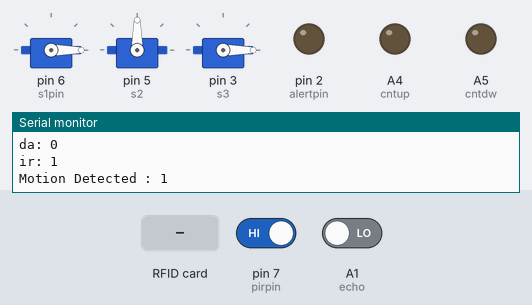
Recording of a sketch running on a simulated Arduino Uno, built with avr-gcc and run on an emulated ATmega328P. Parts: 3 × servo, output pins drawn as LEDs (lit = HIGH), the last lines printed to the serial monitor. Wiring (inferred from the names in the program): IR receiver: data pin 4. The inputs (shaded band) are chosen by the test bench; at power-on: pin 7 (pirpin) HIGH, A1 (echo) LOW. Pins used as bus, display or sensor lines are not drawn.

Above: at 1.2 s.
1.3 s: RFID card 5A A8 D6 0B held to the reader
At 3.3 s:
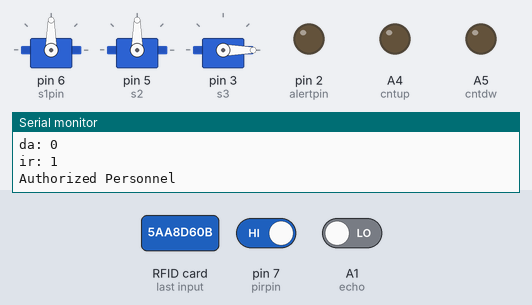
5.5 s: pin 7 (pirpin) driven LOW
At 7.3 s:
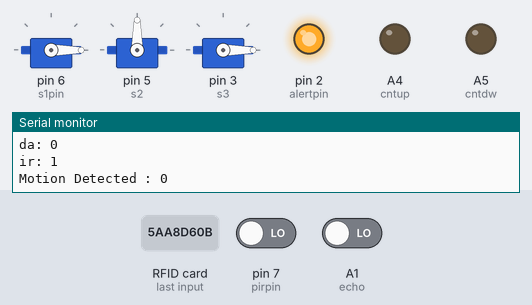
7.6 s: RFID card 5A A8 D6 0B held to the reader
At 8.8 s:
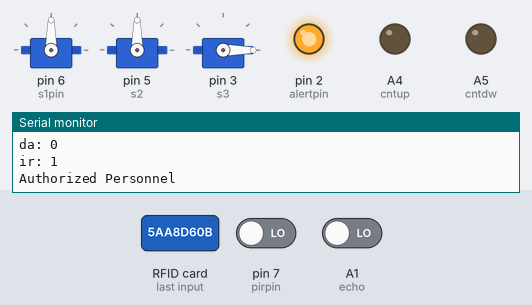
11.8 s: pin 7 (pirpin) driven HIGH
At 13.1 s:
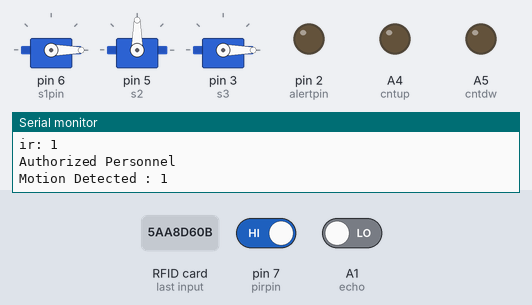
Timing chart, 0 to 14.8 s (numbered marks = the images above; inputs shaded):
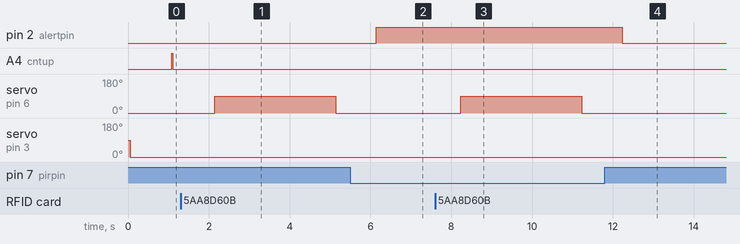

The sketch:

DB.ino
```cpp
#include <SPI.h>
#include <MFRC522.h>
#include <Servo.h>
#include <LiquidCrystal_I2C.h>

//PIR
int pirpin = 7;
int alertpin = 2;

//counting
#define IR 4 //ir pin
#define trig A2 // trigger pin
#define echo A1 // echo pin
#define cntup A4
#define cntdw A5//COUNTING
long dis_a = 0;
int flag1 = 0, flag2 = 0;
int person = 0;//counting person initialization

//temperature
int temppin = A3;

//RFID
int SS_PIN=10;
int RST_PIN=9;
MFRC522 mfrc522(SS_PIN, RST_PIN);   // Create MFRC522 instance.

//Servo
Servo s1;
Servo s2;
Servo s3;
int s1pin= 6;

void setup()
{
  Serial.begin(9600);   // Initiate a serial communication
  SPI.begin();      // Initiate  SPI bus

  //PIR
  pinMode(pirpin, INPUT);
  pinMode(alertpin, OUTPUT);
  digitalWrite(alertpin,LOW);


  //counting
  pinMode(IR, INPUT);
  pinMode(trig, OUTPUT);
  pinMode(echo, INPUT);


  pinMode(cntup,OUTPUT);
   pinMode(cntdw,OUTPUT);

  //temperature
  pinMode(temppin, INPUT);

//  //LCD
//  lcd.begin();
//  lcd.backlight();
//  lcd.print("NULL");
//  lcd.setCursor(0, 1);

  //RFID
  mfrc522.PCD_Init();   // Initiate MFRC522

  //Servo
  s1.attach(s1pin); //servo pin
  s1.write(0);
  s2.attach(5);
  s3.attach(3);
}
void loop()
{

  digitalWrite(cntup,LOW);
  digitalWrite(cntdw,LOW);

  //PIR
  int motion=digitalRead(pirpin);
  Serial.print("Motion Detected : ");
  Serial.println(motion);
  if(motion==0){          //Wait
  digitalWrite(alertpin,HIGH);
  }else{
  digitalWrite(alertpin,LOW);
}

  //Auto Door
  s2.write(90);
  s3.write(0);

//  //temperature
//  float tempvalue = analogRead(temppin);
//  tempvalue = (tempvalue/1024)*500;
//  Serial.print("Temperature : ");
//  Serial.println(tempvalue);


  //counting
  long time;
  digitalWrite(trig, LOW);
  delayMicroseconds(2);
  digitalWrite(trig, HIGH);
  delayMicroseconds(2);
  time = pulseIn(echo, HIGH);
  dis_a = time / 29 / 2;
  delay(30);
  int statIRSensor = digitalRead (IR);
  Serial.print("da: "); Serial.println(dis_a);
  Serial.print("ir: "); Serial.println(statIRSensor);
  if (dis_a < 12 && flag1 == 0) {
    flag1 = 1;
    if (flag2 == 0) {
      person = person + 1;
      digitalWrite(cntup,HIGH);
    }
  }

  if (statIRSensor == 0  && flag2 == 0) {
    flag2 = 1;
    if (flag1 == 0) {
      if(person >= 1)
      person = person - 1;
      digitalWrite(cntdw,HIGH);
    }
  }
  if (dis_a > 12 && statIRSensor == 0 && flag1 == 1 && flag2 == 1) {
    flag1 = 0, flag2 = 0;
    delay(1000);
  }

  //RFID
  if ( ! mfrc522.PICC_IsNewCardPresent())
  {
    return;
  }
  // Select one of the cards
  if ( ! mfrc522.PICC_ReadCardSerial())
  {
    return;
  }

  String content= "";
  byte letter;
  for (byte i = 0; i < mfrc522.uid.size; i++)
  {
     content.concat(String(mfrc522.uid.uidByte[i] < 0x10 ? " 0" : " "));
     content.concat(String(mfrc522.uid.uidByte[i], HEX));
  }
  Serial.println();
  content.toUpperCase();
  //|| content.substring(1) == "5A 3F 0E 0B"
  if (content.substring(1) == "5A A8 D6 0B" )
  {
    Serial.println("Authorized Personnel");
    s1.write(90);
    delay(3000);
    s1.write(0);
  }
 else   {
    Serial.println("Access denied");
  }
  delay(1000);
}
```

Measured:
- after the input at 1.3 s, servo on pin 6 (s1pin): 0° → 90° after 0.84 s, → 0° 3.0 s later
- after the input at 5.5 s, pin 2 (alertpin): LOW → HIGH after 0.64 s
- after the input at 7.6 s, servo on pin 6 (s1pin): 0° → 90° after 0.63 s, → 0° 3.0 s later
- after the input at 11.8 s, pin 2 (alertpin): HIGH → LOW after 0.43 s
